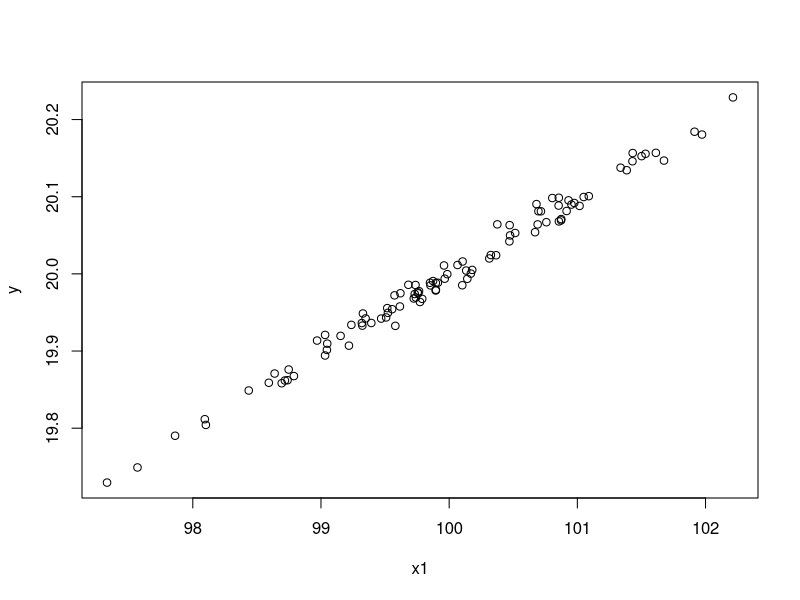

Source code (R):

n <- 100

mean_x <- 100
sd_x <- 1
x1 <- rnorm(n, mean = mean_x, sd=sd_x)
beta0 <- 10
beta1 <- 0.1
sigma <- .01
y <- beta0 + beta1*x1 + rnorm(n, mean = 0, sd=sigma)

plot(x1, y)

confint(lm(y~x1))

## what is the variance of y? it depends on beta1, x1, sigma
var(y)

## this is the formula for beta1
var(y)/var(x1) * (cor(x1,y))^2
